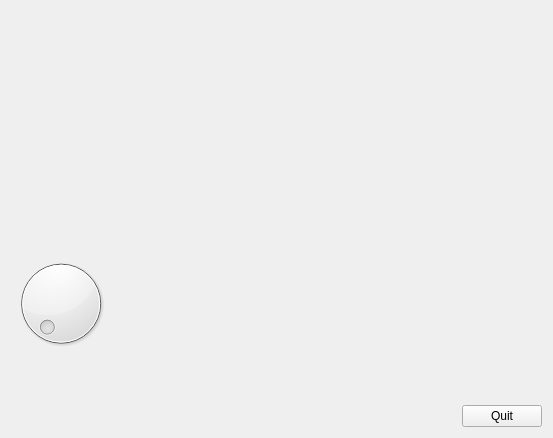
<?xml version="1.0" encoding="UTF-8"?>
<ui version="4.0">
 <class>MyForm</class>
 <widget class="QWidget" name="MyForm">
  <property name="geometry">
   <rect>
    <x>0</x>
    <y>0</y>
    <width>553</width>
    <height>438</height>
   </rect>
  </property>
  <property name="windowTitle">
   <string>Form</string>
  </property>
  <layout class="QVBoxLayout" name="verticalLayout_2">
   <item>
    <layout class="QVBoxLayout" name="verticalLayout">
     <item>
      <layout class="QHBoxLayout" name="horizontalLayout_3">
       <item>
        <spacer name="horizontalSpacer_3">
         <property name="orientation">
          <enum>Qt::Horizontal</enum>
         </property>
         <property name="sizeHint" stdset="0">
          <size>
           <width>40</width>
           <height>20</height>
          </size>
         </property>
        </spacer>
       </item>
       <item>
        <widget class="QLabel" name="label">
         <property name="inputMethodHints">
          <set>Qt::ImhNone</set>
         </property>
         <property name="text">
          <string/>
         </property>
        </widget>
       </item>
      </layout>
     </item>
     <item>
      <layout class="QHBoxLayout" name="horizontalLayout_2">
       <item>
        <widget class="QDial" name="dial">
         <property name="maximum">
          <number>50</number>
         </property>
        </widget>
       </item>
       <item>
        <spacer name="horizontalSpacer_2">
         <property name="orientation">
          <enum>Qt::Horizontal</enum>
         </property>
         <property name="sizeHint" stdset="0">
          <size>
           <width>40</width>
           <height>20</height>
          </size>
         </property>
        </spacer>
       </item>
      </layout>
     </item>
     <item>
      <layout class="QHBoxLayout" name="horizontalLayout">
       <item>
        <spacer name="horizontalSpacer">
         <property name="orientation">
          <enum>Qt::Horizontal</enum>
         </property>
         <property name="sizeHint" stdset="0">
          <size>
           <width>40</width>
           <height>20</height>
          </size>
         </property>
        </spacer>
       </item>
       <item>
        <widget class="QPushButton" name="pushButton">
         <property name="text">
          <string>Quit</string>
         </property>
        </widget>
       </item>
      </layout>
     </item>
    </layout>
   </item>
  </layout>
 </widget>
 <resources/>
 <connections>
  <connection>
   <sender>pushButton</sender>
   <signal>clicked()</signal>
   <receiver>MyForm</receiver>
   <slot>close()</slot>
   <hints>
    <hint type="sourcelabel">
     <x>122</x>
     <y>175</y>
    </hint>
    <hint type="destinationlabel">
     <x>242</x>
     <y>191</y>
    </hint>
   </hints>
  </connection>
  <connection>
   <sender>dial</sender>
   <signal>valueChanged(int)</signal>
   <receiver>label</receiver>
   <slot>setNum(int)</slot>
   <hints>
    <hint type="sourcelabel">
     <x>89</x>
     <y>123</y>
    </hint>
    <hint type="destinationlabel">
     <x>135</x>
     <y>23</y>
    </hint>
   </hints>
  </connection>
  <connection>
   <sender>dial</sender>
   <signal>dialPressed()</signal>
   <receiver>label</receiver>
   <slot>show()</slot>
   <hints>
    <hint type="sourcelabel">
     <x>80</x>
     <y>78</y>
    </hint>
    <hint type="destinationlabel">
     <x>122</x>
     <y>16</y>
    </hint>
   </hints>
  </connection>
  <connection>
   <sender>dial</sender>
   <signal>dialReleased()</signal>
   <receiver>label</receiver>
   <slot>hide()</slot>
   <hints>
    <hint type="sourcelabel">
     <x>33</x>
     <y>70</y>
    </hint>
    <hint type="destinationlabel">
     <x>133</x>
     <y>14</y>
    </hint>
   </hints>
  </connection>
 </connections>
</ui>
